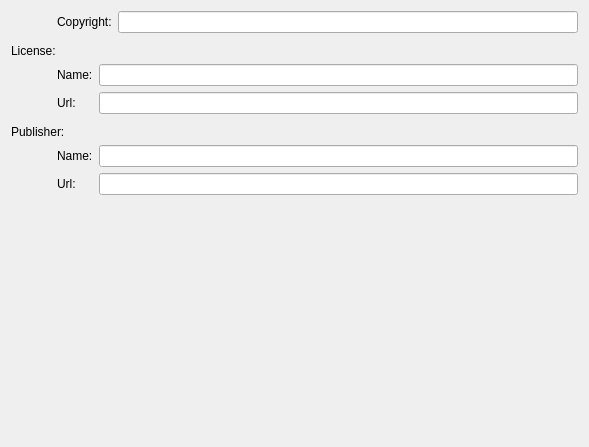
<?xml version="1.0" encoding="UTF-8"?>
<ui version="4.0">
 <class>General2</class>
 <widget class="QWidget" name="General2">
  <property name="geometry">
   <rect>
    <x>0</x>
    <y>0</y>
    <width>589</width>
    <height>447</height>
   </rect>
  </property>
  <layout class="QGridLayout" name="gridLayout">
   <item row="0" column="1">
    <layout class="QFormLayout" name="formLayout">
     <property name="fieldGrowthPolicy">
      <enum>QFormLayout::ExpandingFieldsGrow</enum>
     </property>
     <item row="0" column="0">
      <widget class="QLabel" name="label_23">
       <property name="text">
        <string>Copyright:</string>
       </property>
      </widget>
     </item>
     <item row="0" column="1">
      <widget class="KLineEdit" name="copyright">
       <property name="showClearButton" stdset="0">
        <bool>true</bool>
       </property>
      </widget>
     </item>
    </layout>
   </item>
   <item row="3" column="1">
    <layout class="QFormLayout" name="formLayout_5">
     <item row="0" column="0">
      <widget class="QLabel" name="label_25">
       <property name="text">
        <string>Name:</string>
       </property>
      </widget>
     </item>
     <item row="0" column="1">
      <widget class="KLineEdit" name="lic_name">
       <property name="clickMessage">
        <string>Name of the license</string>
       </property>
       <property name="showClearButton" stdset="0">
        <bool>true</bool>
       </property>
      </widget>
     </item>
     <item row="1" column="0">
      <widget class="QLabel" name="label_26">
       <property name="text">
        <string>Url:</string>
       </property>
      </widget>
     </item>
     <item row="1" column="1">
      <widget class="KLineEdit" name="lic_url">
       <property name="clickMessage">
        <string>Url to the license</string>
       </property>
       <property name="showClearButton" stdset="0">
        <bool>true</bool>
       </property>
      </widget>
     </item>
    </layout>
   </item>
   <item row="6" column="1">
    <layout class="QFormLayout" name="formLayout_2">
     <item row="0" column="0">
      <widget class="QLabel" name="label_8">
       <property name="text">
        <string>Name:</string>
       </property>
      </widget>
     </item>
     <item row="0" column="1">
      <widget class="KLineEdit" name="pub_name">
       <property name="toolTip">
        <string>publisher</string>
       </property>
       <property name="clickMessage">
        <string>Name of the publisher</string>
       </property>
       <property name="showClearButton" stdset="0">
        <bool>true</bool>
       </property>
      </widget>
     </item>
     <item row="1" column="0">
      <widget class="QLabel" name="label_27">
       <property name="text">
        <string>Url:</string>
       </property>
      </widget>
     </item>
     <item row="1" column="1">
      <widget class="KLineEdit" name="pub_url">
       <property name="toolTip">
        <string>publisher</string>
       </property>
       <property name="clickMessage">
        <string>Url to the publisher</string>
       </property>
       <property name="showClearButton" stdset="0">
        <bool>true</bool>
       </property>
      </widget>
     </item>
    </layout>
   </item>
   <item row="5" column="0" colspan="2">
    <widget class="QLabel" name="label_28">
     <property name="sizePolicy">
      <sizepolicy hsizetype="Preferred" vsizetype="Fixed">
       <horstretch>0</horstretch>
       <verstretch>0</verstretch>
      </sizepolicy>
     </property>
     <property name="text">
      <string>Publisher:</string>
     </property>
    </widget>
   </item>
   <item row="2" column="0" colspan="2">
    <widget class="QLabel" name="label_24">
     <property name="sizePolicy">
      <sizepolicy hsizetype="Preferred" vsizetype="Fixed">
       <horstretch>0</horstretch>
       <verstretch>0</verstretch>
      </sizepolicy>
     </property>
     <property name="text">
      <string>License:</string>
     </property>
    </widget>
   </item>
   <item row="4" column="0">
    <spacer name="verticalSpacer_3">
     <property name="orientation">
      <enum>Qt::Vertical</enum>
     </property>
     <property name="sizeType">
      <enum>QSizePolicy::Fixed</enum>
     </property>
     <property name="sizeHint" stdset="0">
      <size>
       <width>40</width>
       <height>5</height>
      </size>
     </property>
    </spacer>
   </item>
   <item row="1" column="0">
    <spacer name="verticalSpacer_4">
     <property name="orientation">
      <enum>Qt::Vertical</enum>
     </property>
     <property name="sizeType">
      <enum>QSizePolicy::Fixed</enum>
     </property>
     <property name="sizeHint" stdset="0">
      <size>
       <width>40</width>
       <height>5</height>
      </size>
     </property>
    </spacer>
   </item>
   <item row="7" column="1">
    <spacer name="verticalSpacer">
     <property name="orientation">
      <enum>Qt::Vertical</enum>
     </property>
     <property name="sizeHint" stdset="0">
      <size>
       <width>20</width>
       <height>40</height>
      </size>
     </property>
    </spacer>
   </item>
  </layout>
 </widget>
 <customwidgets>
  <customwidget>
   <class>KLineEdit</class>
   <extends>QLineEdit</extends>
   <header>klineedit.h</header>
  </customwidget>
 </customwidgets>
 <resources/>
 <connections/>
</ui>
